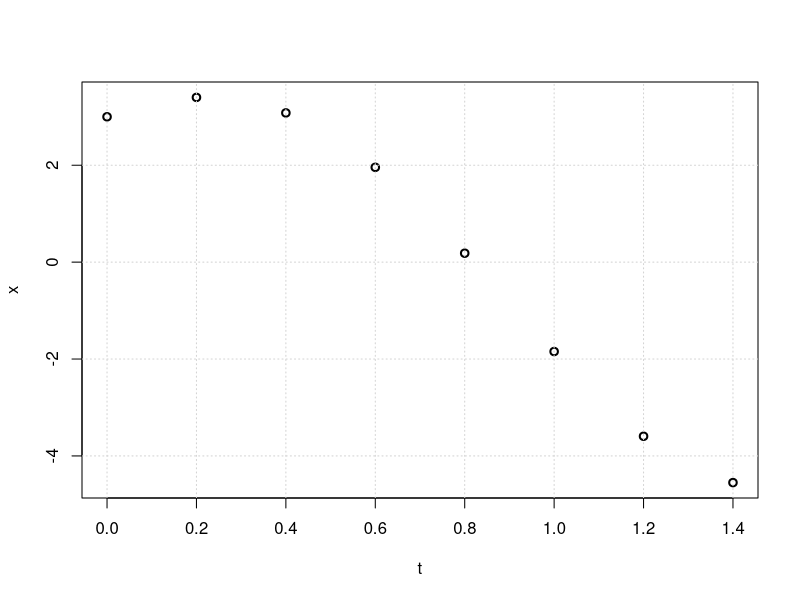

Write the R code that produced this figure.
x0 = 3; v0 =2; t0 = 0;
tf = 1.5;
h = .2;
#--------------------------------------------------------
T = function(IC){
    x = IC[1];
    v = IC[2];
    t = IC[3];
    c(v, -6*x - t*v, 1);
};
#-------------------------------------------------------
# Don’t change anything below here unless you know what
# you are doing!   :-)
#-------------------------------------------------------
EulerTangentMethod = function(IC,tf,h,T){  # Euler Method Function Start
  En = IC;
  Tn = T(En);
  n = 0;
  xn = En[1];  vn = En[2];  tn = En[3];
  Txn = Tn[1]; Tvn = Tn[2]; Ttn = Tn[3];
  NumOfSteps = abs(tf-tn)/h; NumOfSteps;
  h = h*(tf - tn)/abs(tf-tn);
  for (k in 1:NumOfSteps){
      EnPlus1 = En + h*Tn;
      En = EnPlus1;
      Tn = T(En);
      n[k+1] = k;
      xn[k+1] =  En[1]; vn[k+1] = En[2]; tn[k+1] = En[3];
      Txn[k+1] = Tn[1]; Tvn[k+1] = Tn[2]; Ttn[k+1] = Tn[3];
  };                          # for loop end
  out =   cbind(n,xn,vn,tn,Txn,Tvn);  # output
}                                   # end of function
#---------------------------------------------
IC = c(x0,v0,t0);
a = EulerTangentMethod(IC,tf,h,T); # Store output in a
plot(a[,4],a[,2],  lwd = 2,
xlab = "t", ylab = "x");
grid();
a[,1:4];
